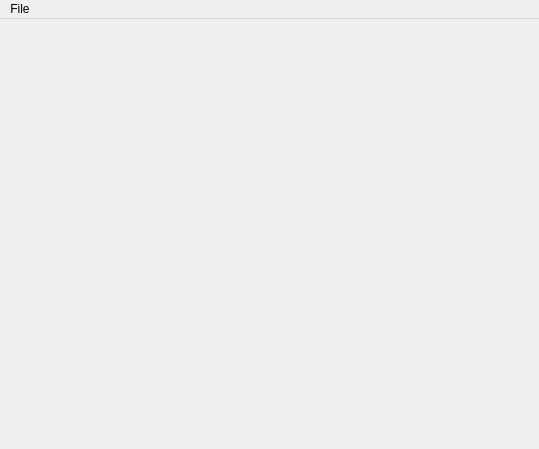
<?xml version="1.0" encoding="UTF-8"?>
<ui version="4.0">
 <class>MainWindow</class>
 <widget class="QMainWindow" name="MainWindow">
  <property name="geometry">
   <rect>
    <x>0</x>
    <y>0</y>
    <width>539</width>
    <height>449</height>
   </rect>
  </property>
  <property name="windowTitle">
   <string>MainWindow</string>
  </property>
  <widget class="QWidget" name="centralWidget">
   <layout class="QVBoxLayout" name="verticalLayout_2"/>
  </widget>
  <widget class="QMenuBar" name="menuBar">
   <property name="geometry">
    <rect>
     <x>0</x>
     <y>0</y>
     <width>539</width>
     <height>20</height>
    </rect>
   </property>
   <widget class="QMenu" name="menuFile">
    <property name="title">
     <string>File</string>
    </property>
    <addaction name="actionNew_game"/>
    <addaction name="actionReset"/>
    <addaction name="separator"/>
    <addaction name="actionExit"/>
   </widget>
   <addaction name="menuFile"/>
  </widget>
  <action name="actionExit">
   <property name="text">
    <string>exit</string>
   </property>
  </action>
  <action name="actionReset">
   <property name="text">
    <string>reset</string>
   </property>
  </action>
  <action name="actionNew_game">
   <property name="text">
    <string>new game</string>
   </property>
  </action>
 </widget>
 <layoutdefault spacing="6" margin="11"/>
 <resources/>
 <connections/>
</ui>
